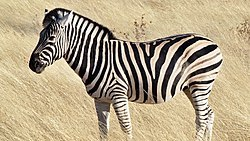
#> input picture zebra.jpg, 250 x 141 px
$ jupyter execute --allow-errors Convolution.ipynb   (shell and % lines are left out)
#> lines starting #> are read from the running program, lines starting #| are printed output that depends on the picture
[cell 1]
import pandas as pd
import numpy as np

import matplotlib.pyplot as plt

plt.rcParams['figure.figsize'] = [20, 13]

[cell 2]
img1 = plt.imread('zebra.jpg')
#> img1 is the input picture: shape (141, 250, 3); mean R, G, B 180.4, 165.2, 136.9
img2 = plt.imread('lion.jpg')
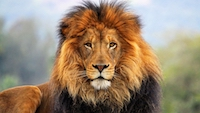
#> input picture lion.jpg, 200 x 113 px
#> img2 is the input picture: shape (113, 200, 3); mean R, G, B 154.1, 135.2, 113.4

[cell 3]
img1.shape
#> Out = (141, 250, 3)

[cell 4]
gray1 = np.mean(img1[...,:3], -1)
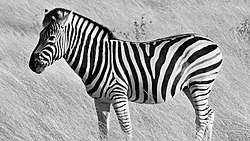
#> gray1: shape (141, 250) float64; min 0, max 255, mean 160.8
gray2 = np.mean(img2[...,:3], -1)

[cell 5]
gray1

[cell 6]
gray1.shape
#> Out = (141, 250)

[cell 7]
# plt.imshow(gray, cmap='gray')
fig, axs = plt.subplots(nrows=1, ncols=2, figsize=(15, 5))
axs[0].imshow(gray1, cmap='gray')
axs[1].imshow(gray2, cmap='gray')

[cell 8]
from scipy import signal

## Average kernel

[cell 9]
avg_kernel = np.ones(shape=(3,3)) / 9.0 # 1's everywhere, divided by total count to normalize

[cell 10]
avg_kernel

[cell 11]
avg1 = signal.convolve2d(gray1, avg_kernel)
avg2 = signal.convolve2d(gray2, avg_kernel)

[cell 12]
fig, axs = plt.subplots(nrows=2, ncols=2)
axs[0,0].imshow(gray1, cmap='gray')
axs[0,1].imshow(avg1, cmap='gray')
axs[1,0].imshow(gray2, cmap='gray')
axs[1,1].imshow(avg2, cmap='gray')

[cell 13]
avg_kernel = np.ones(shape=(5,5)) / 25.0

[cell 14]
avg1 = signal.convolve2d(gray1, avg_kernel)
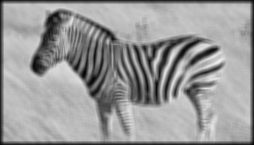
#> avg1: shape (145, 254) float64; min 5.01, max 237.7, mean 153.9
avg2 = signal.convolve2d(gray2, avg_kernel)
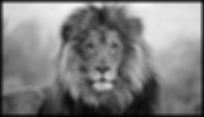
#> avg2: shape (117, 204) float64; min 1.32, max 244.7, mean 127.1

[cell 15]
fig, axs = plt.subplots(nrows=2, ncols=2)
axs[0,0].imshow(gray1, cmap='gray')
axs[0,1].imshow(avg1, cmap='gray')
axs[1,0].imshow(gray2, cmap='gray')
axs[1,1].imshow(avg2, cmap='gray')

## vertical edge detect kernel

[cell 16]
v_edge_kernel = np.array([[-1.0, 0.0, 1.0],
                          [-1.0, 0.0, 1.0],
                          [-1.0, 0.0, 1.0]])

[cell 17]
v_edge1 = signal.convolve2d(gray1, v_edge_kernel)
v_edge2 = signal.convolve2d(gray2, v_edge_kernel)

[cell 18]
fig, axs = plt.subplots(nrows=2, ncols=2)
axs[0,0].imshow(gray1, cmap='gray')
axs[0,1].imshow(v_edge1, cmap='gray')
axs[1,0].imshow(gray2, cmap='gray')
axs[1,1].imshow(v_edge2, cmap='gray')

## line detection kernels

[cell 19]
h_line_kernel = np.array([[-1.0, -1.0, -1.0],
                          [ 2.0,  2.0,  2.0],
                          [-1.0, -1.0, -1.0]])

v_line_kernel = np.array([[-1.0,  2.0, -1.0],
                          [-1.0,  2.0, -1.0],
                          [-1.0,  2.0, -1.0]])

l45_kernel    = np.array([[ 2.0, -1.0, -1.0],
                          [-1.0,  2.0, -1.0],
                          [-1.0, -1.0,  2.0]])

r45_kernel    = np.array([[-1.0, -1.0,  2.0],
                          [-1.0,  2.0, -1.0],
                          [ 2.0, -1.0, -1.0]])

edge_kernel   = np.array([[-1.0, -1.0, -1.0],
                          [-1.0,  8.0, -1.0],
                          [-1.0, -1.0, -1.0]])

[cell 20]
h_line1 = signal.convolve2d(gray1, h_line_kernel)
v_line1 = signal.convolve2d(gray1, v_line_kernel)
l45_line1 = signal.convolve2d(gray1, l45_kernel)
r45_line1 = signal.convolve2d(gray1, r45_kernel)
edge1 = signal.convolve2d(gray1, edge_kernel)
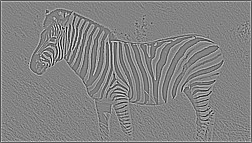
#> edge1: shape (143, 252) float64; min -1509.7, max 1424, mean 0; drawn with min black and max white

h_line2 = signal.convolve2d(gray2, h_line_kernel)
v_line2 = signal.convolve2d(gray2, v_line_kernel)
l45_line2 = signal.convolve2d(gray2, l45_kernel)
r45_line2 = signal.convolve2d(gray2, r45_kernel)
edge2 = signal.convolve2d(gray2, edge_kernel)

[cell 21]
fig, axs = plt.subplots(ncols=2, nrows=6, figsize=(15, 30))
axs[0,0].imshow(gray1, cmap='gray')
axs[0,1].imshow(gray2, cmap='gray')
axs[1,0].imshow(h_line1, cmap='seismic')
axs[1,1].imshow(h_line2, cmap='seismic')
axs[2,0].imshow(v_line1, cmap='seismic')
axs[2,1].imshow(v_line2, cmap='seismic')
axs[3,0].imshow(edge1, cmap='seismic')
axs[3,1].imshow(edge2, cmap='seismic')
axs[4,0].imshow(l45_line1, cmap='seismic')
axs[4,1].imshow(l45_line2, cmap='seismic')
axs[5,0].imshow(r45_line1, cmap='seismic')
axs[5,1].imshow(r45_line2, cmap='seismic')

## Sobel edge operator

[cell 22]
sobel_v_kernel = np.array([[-1.0, -2.0, -1.0],
                           [ 0.0,  0.0,  0.0],
                           [ 1.0,  2.0,  1.0]])

[cell 23]
sobel_v_edge1 = signal.convolve2d(gray1, sobel_v_kernel)
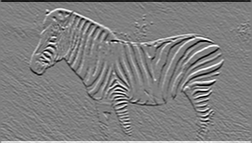
#> sobel_v_edge1: shape (143, 252) float64; min -992.3, max 990.3, mean 0; drawn with min black and max white
sobel_h_edge1 = signal.convolve2d(gray1, sobel_v_kernel.transpose())

sobel_v_edge2 = signal.convolve2d(gray2, sobel_v_kernel)
sobel_h_edge2 = signal.convolve2d(gray2, sobel_v_kernel.transpose())

[cell 24]
fig, axs = plt.subplots(nrows=2, ncols=3, figsize=(15,7))
axs[0,0].imshow(gray1, cmap='gray')
axs[1,0].imshow(gray2, cmap='gray')
axs[0,1].imshow(sobel_v_edge1, cmap='seismic')
axs[1,1].imshow(sobel_v_edge2, cmap='seismic')
axs[0,2].imshow(sobel_h_edge1, cmap='seismic')
axs[1,2].imshow(sobel_h_edge2, cmap='seismic')

[cell 25]
## Laplacian

[cell 26]
laplacian_kernel = np.array([[ 0.0, -1.0,  0.0],
                             [-1.0,  4.0, -1.0],
                             [ 0.0, -1.0,  0.0]])

#> (a cell that did not finish here is left out)

[cell 28]
fig = plt.figure()
ax1 = fig.add_subplot(1,3,1)
#> (the rest of this cell did not finish here and is left out)

# colored images

[cell 29]
# img = plt.imread('zebra.jpg')
img = plt.imread('lion.jpg')
R = img[...,0]
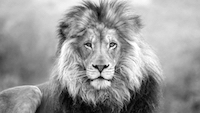
#> R: shape (113, 200); min 1, max 255, mean 154.1
G = img[...,1]
B = img[...,2]
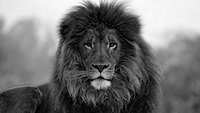
#> B: shape (113, 200); min 0, max 252, mean 113.4

[cell 30]
laplacianR = signal.convolve2d(R, laplacian_kernel)
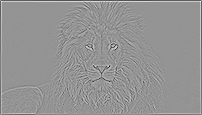
#> laplacianR: shape (115, 202) float64; min -539, max 389, mean 0; drawn with min black and max white
laplacianG = signal.convolve2d(G, laplacian_kernel)
laplacianB = signal.convolve2d(B, laplacian_kernel)
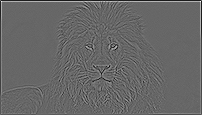
#> laplacianB: shape (115, 202) float64; min -327, max 481, mean 0; drawn with min black and max white

[cell 31]
fig, axs = plt.subplots(nrows=3, ncols=2, figsize=(15,15))
axs[0,0].imshow(R, cmap='Reds')
axs[0,1].imshow(laplacianR, cmap='seismic')
axs[1,0].imshow(G, cmap='Greens')
axs[1,1].imshow(laplacianG, cmap='seismic')
axs[2,0].imshow(B, cmap='Blues')
axs[2,1].imshow(laplacianB, cmap='seismic')
